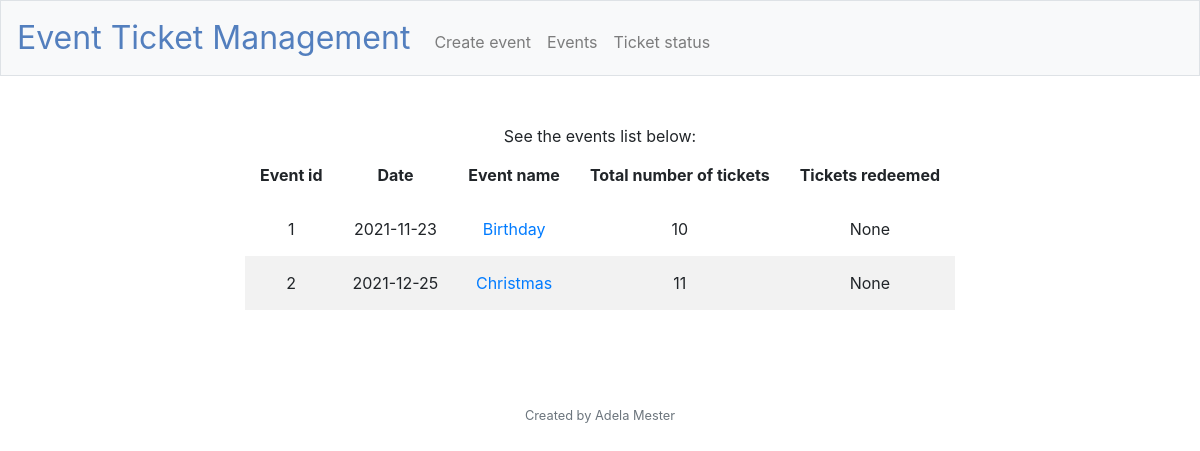
Before: /events with the older database file.
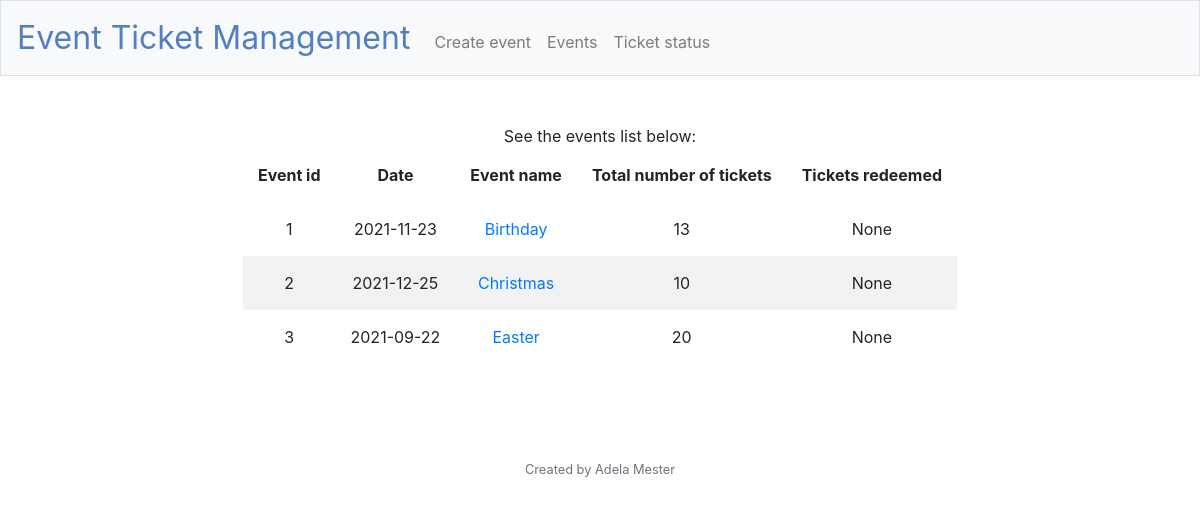
After: the same page with the newer database file.
### tables this page shows
CREATE TABLE 'events' ('event_id' integer PRIMARY KEY AUTOINCREMENT NOT NULL, 'event_name' text, 'total_tickets' integer, 'tickets_redeemed' integer, 'date' date);

### application.py (the view)
@app.route("/events", methods = ["GET", "POST"])
def events():
    if request.method == "GET":
        conn = sqlite3.connect('events.db')
        cursor = conn.cursor()
        cursor.execute("SELECT * FROM events")
        rows = cursor.fetchall()
        conn.close()
        return render_template("events.html", results=rows)

### application.py (called while the page is built)
@app.after_request
def after_request(response):
    response.headers["Cache-Control"] = "no-cache, no-store, must-revalidate"
    response.headers["Expires"] = 0
    response.headers["Pragma"] = "no-cache"
    return response

### templates/events.html (shortened to what this page needs)
{% extends "layout.html" %}
{% block main %}
    See the events list below:
    <table>
        <thead>
            <tr>
                <th>Event id</th>
                <th>Date</th>
                <th>Event name</th>
                <th>Total number of tickets</th>
                <th>Tickets redeemed</th>
            </tr>
        </thead>
        <tbody>
            {% for event in results %}
            <tr>
                <td>{{event[0]}}</td>
                <td>{{event[4]}}</td>
                <td><a href = "{{ url_for('event_details', event_id=event[0])}}">{{event[1]}}</a></td>
                <td>{{event[2]}}</td>
                <td>{{event[3]}}</td>
            </tr>
            {% endfor %}
        </tbody>
    </table>
{% endblock %}

### templates/layout.html (shortened to what this page needs)
<!DOCTYPE html>
<html lang="en">
    <head>
        <link rel="stylesheet" href="https://cdn.jsdelivr.net/npm/bootstrap@4.5.3/dist/css/bootstrap.min.css">
        <link href="/static/styles.css" rel="stylesheet">
    </head>
    <body>
        <nav class="navbar navbar-expand-md navbar-light bg-light border">
            <a class="navbar-brand" href="/"><span class="blue">Event Ticket Management</span></a>
            <div class="collapse navbar-collapse" id="navbar">
                    <ul class="navbar-nav mr-auto mt-2">
                        <li class="nav-item"><a class="nav-link" href="/create_event">Create event</a></li>
                        <li class="nav-item"><a class="nav-link" href="/events">Events</a></li>
                        <li class="nav-item"><a class="nav-link" href="/ticket_status">Ticket status</a></li>
                    </ul>
            </div>
        </nav>
        <main class="container p-5">
            {% block main %}{% endblock %}
        </main>
        <br>
        <br>
        <footer class="small text-center text-muted">
            Created by Adela Mester
        </footer>
    </body>
</html>

### static/styles.css (style rules this page uses)
nav .navbar-brand { font-size: xx-large; }
nav .navbar-brand .blue { color: #537fbe; }
main { overflow-x: auto; text-align: center; }
th, td { padding: 15px; text-align: center; }
tr:nth-child(even) { background-color: #f2f2f2; }
table { margin-left: auto; margin-right: auto; }

Changed rows visible on the page:
changed events "Birthday": total_tickets "10" → "13"
changed events "Christmas": total_tickets "11" → "10"
added events: event_id "3", date "2021-09-22", event_name "Easter", total_tickets "20", event "None"
